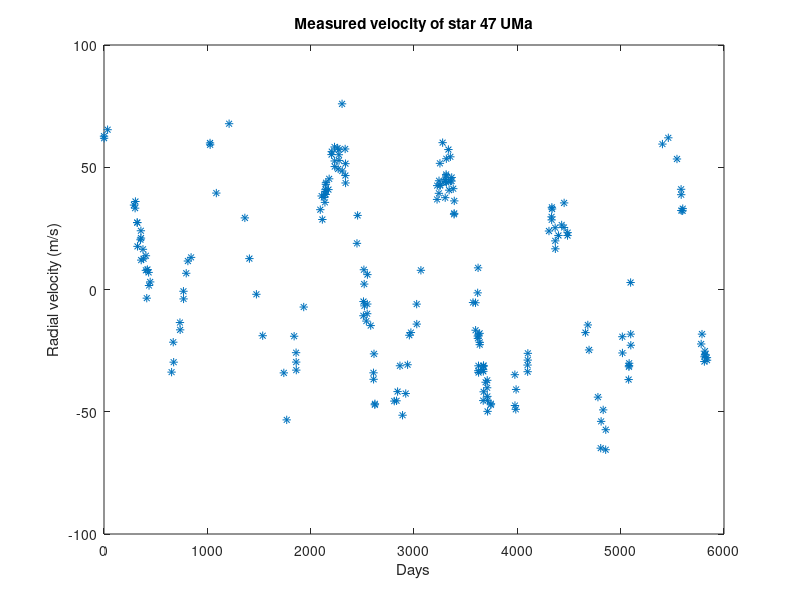

This figure's MATLAB source: (Note: this script raises an error after producing the figure.)
clear all;
close all;

% Get data for star
data = importdata('u1.txt');
days = data(:, 1);
vel = data(:, 2);
days = days - days(1);

% Just show data
figure;
plot(days, vel, '*');
title('Measured velocity of star 47 UMa');
xlabel('Days');
ylabel('Radial velocity (m/s)');

% Resample and show interpolated data
figure;
resampled_vel = resample(vel, days, 1);
plot(days, vel, '*');
hold on;
plot(linspace(0, days(end), length(resampled_vel)), resampled_vel);
title('Measured radial velocity of star 47 UMa');
legend('Measured values', 'Interpolated curve');
xlabel('Days');
ylabel('Radial velocity (m/s)');
hold off;

% Put window around data and do FFT and show FFT plot
figure;
windowed_resampled_vel = resampled_vel.*hanning(length(resampled_vel));
transformed = fft(resampled_vel);
plot(abs(transformed));
axis([0, 50, 0, 10^5]);
title('FFT of interpolated data, with hanning window');
xlabel('Frequency');
ylabel('Power');

% Find highest peak and calculate real period of assumed planet.
[peaks, peak_freqs] = findpeaks(abs(transformed), 'SortStr', 'descend');
Fs = 1./(days(end)/length(windowed_resampled_vel));
period = 1./(Fs.*((peak_freqs(1)-1)./length(windowed_resampled_vel)));
disp(['Period of closest planet: ' num2str(period, 4) ' days']);